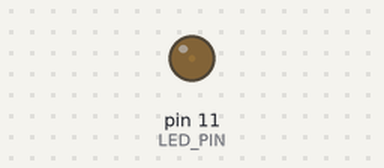
The sketch below on a simulated Arduino Uno, built with avr-gcc and run on an emulated ATmega328P. Parts: output pins drawn as LEDs (lit = HIGH).

Above: at 0.05 s.
At 1.15 s:
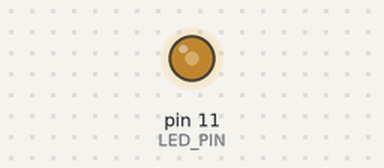
At 2.3 s:
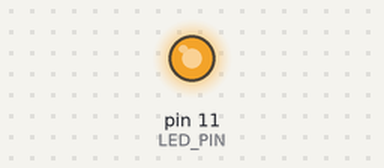
At 4.6 s:
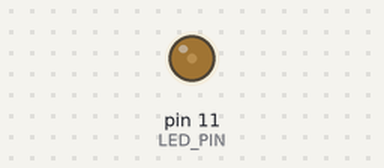
Timing chart, 0 to 6.7 s (numbered marks = the images above):
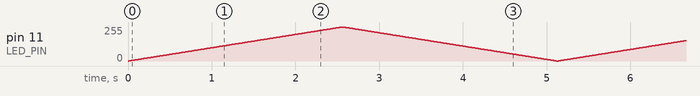

The sketch:

fade_led.ino
```cpp
// 11번 핀 LED가 점점 밝아졌다가 점점 어두워지기를 반복

const int LED_PIN = 11;         // PWM(~) 핀이어야 밝기 조절 가능
const int STEP_DELAY = 10;      // 한 단계마다 기다리는 시간(ms), 클수록 천천히

void setup() {
  pinMode(LED_PIN, OUTPUT);
}

void loop() {
  // 점점 밝아짐 (0 → 255)
  for (int brightness = 0; brightness <= 255; brightness++) {
    analogWrite(LED_PIN, brightness);
    delay(STEP_DELAY);
  }

  // 점점 어두워짐 (255 → 0)
  for (int brightness = 255; brightness >= 0; brightness--) {
    analogWrite(LED_PIN, brightness);
    delay(STEP_DELAY);
  }
}
```
